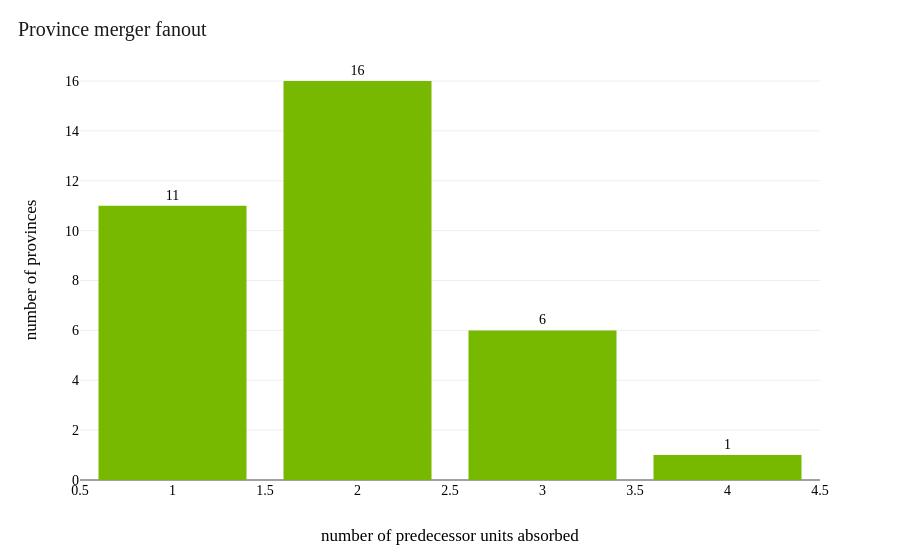

Notebook cell for this chart:
### Markdown cell above
## 3 — Merger fanout

How many predecessor units (provinces, wards, xã) feed each surviving
first-level and second-level admin unit? `n_predecessors=1` means the
unit kept its borders; ≥2 means it absorbed neighbours.

### Code cell
fig_merger_fanout(df, kind='province',
                  title='Province merger fanout').show()

### Figure 1 — Plotly figure (JSON) as saved in the notebook; plotly's stock layout.template omitted (floating-point values rounded to 4 significant figures)
{"data": [{"hovertemplate": "n_predecessors=%{x}<br>n_units=%{text}<extra></extra>", "legendgroup": "", "marker": {"color": "#76B900", "pattern": {"shape": ""}}, "name": "", "orientation": "v", "showlegend": false, "text": [11.0, 16.0, 6.0, 1.0], "textposition": "outside", "type": "bar", "x": [1, 2, 3, 4], "xaxis": "x", "y": [11, 16, 6, 1], "yaxis": "y"}], "layout": {"barmode": "relative", "legend": {"tracegroupgap": 0}, "margin": {"t": 60}, "title": {"text": "Province merger fanout"}, "xaxis": {"anchor": "y", "domain": [0, 1], "title": {"text": "number of predecessor units absorbed"}}, "yaxis": {"anchor": "x", "domain": [0, 1], "title": {"text": "number of provinces"}}}}
